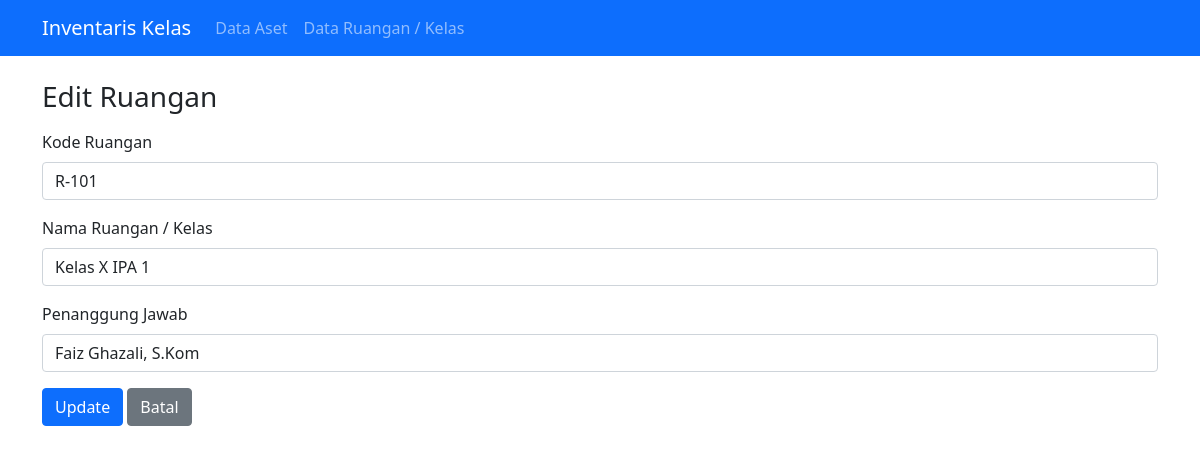
Page /program_mvc/index.php?page=ruangan&action=edit&id=1 on the committed database.
### tables this page shows
CREATE TABLE ruangan (
    id_ruangan INT AUTO_INCREMENT PRIMARY KEY,
    kode_ruangan VARCHAR(20) NOT NULL UNIQUE,
    nama_ruangan VARCHAR(100) NOT NULL,
    penanggung_jawab VARCHAR(100) NOT NULL
);

### program_mvc/controllers/RuanganController.php (called while the page is built, shortened)
<?php
require_once 'models/Ruangan.php';
class RuanganController {
    private $model;
    public function __construct() {
        $this->model = new Ruangan();
    }
    public function edit() {
        $id = $_GET['id'];
        $row = $this->model->getById($id);
        include 'template/header.php';
        include 'view/ruangan/edit.php';
        include 'template/footer.php';
    }
}

### program_mvc/models/Database.php (called while the page is built, shortened)
<?php
class Database {
    public function __construct() {
        $this->conn = new mysqli(DB_HOST, DB_USER, DB_PASS, DB_NAME);
    }
}

### program_mvc/models/Ruangan.php (called while the page is built, shortened)
<?php
require_once 'Database.php';
class Ruangan extends Database {
    public function getById($id) {
        $stmt = $this->conn->prepare("SELECT * FROM ruangan WHERE id_ruangan = ?");
        $stmt->bind_param("i", $id);
        $stmt->execute();
        return $stmt->get_result()->fetch_assoc();
    }
}

### program_mvc/view/ruangan/edit.php (the view, shortened to what this page needs)
<h3>Edit Ruangan</h3>
<?php if (isset($row) && $row): ?>
<form action="index.php?page=ruangan&action=update" method="POST" class="mt-3">
    <div class="mb-3">
        <label class="form-label">Kode Ruangan</label>
        <input type="text" name="kode_ruangan" class="form-control" value="<?php echo htmlspecialchars($row['kode_ruangan']); ?>" required>
    </div>
    <div class="mb-3">
        <label class="form-label">Nama Ruangan / Kelas</label>
        <input type="text" name="nama_ruangan" class="form-control" value="<?php echo htmlspecialchars($row['nama_ruangan']); ?>" required>
    </div>
    <div class="mb-3">
        <label class="form-label">Penanggung Jawab</label>
        <input type="text" name="penanggung_jawab" class="form-control" value="<?php echo htmlspecialchars($row['penanggung_jawab']); ?>" required>
    </div>
    <button type="submit" class="btn btn-primary">Update</button>
    <a href="index.php?page=ruangan" class="btn btn-secondary">Batal</a>
</form>
<?php else: ?>
    <div class="alert alert-danger">Data ruangan tidak ditemukan.</div>
<?php endif; ?>

### rows in the picture
ruangan: kode_ruangan "R-101", nama_ruangan "Kelas X IPA 1", penanggung_jawab "Faiz Ghazali, S.Kom"
